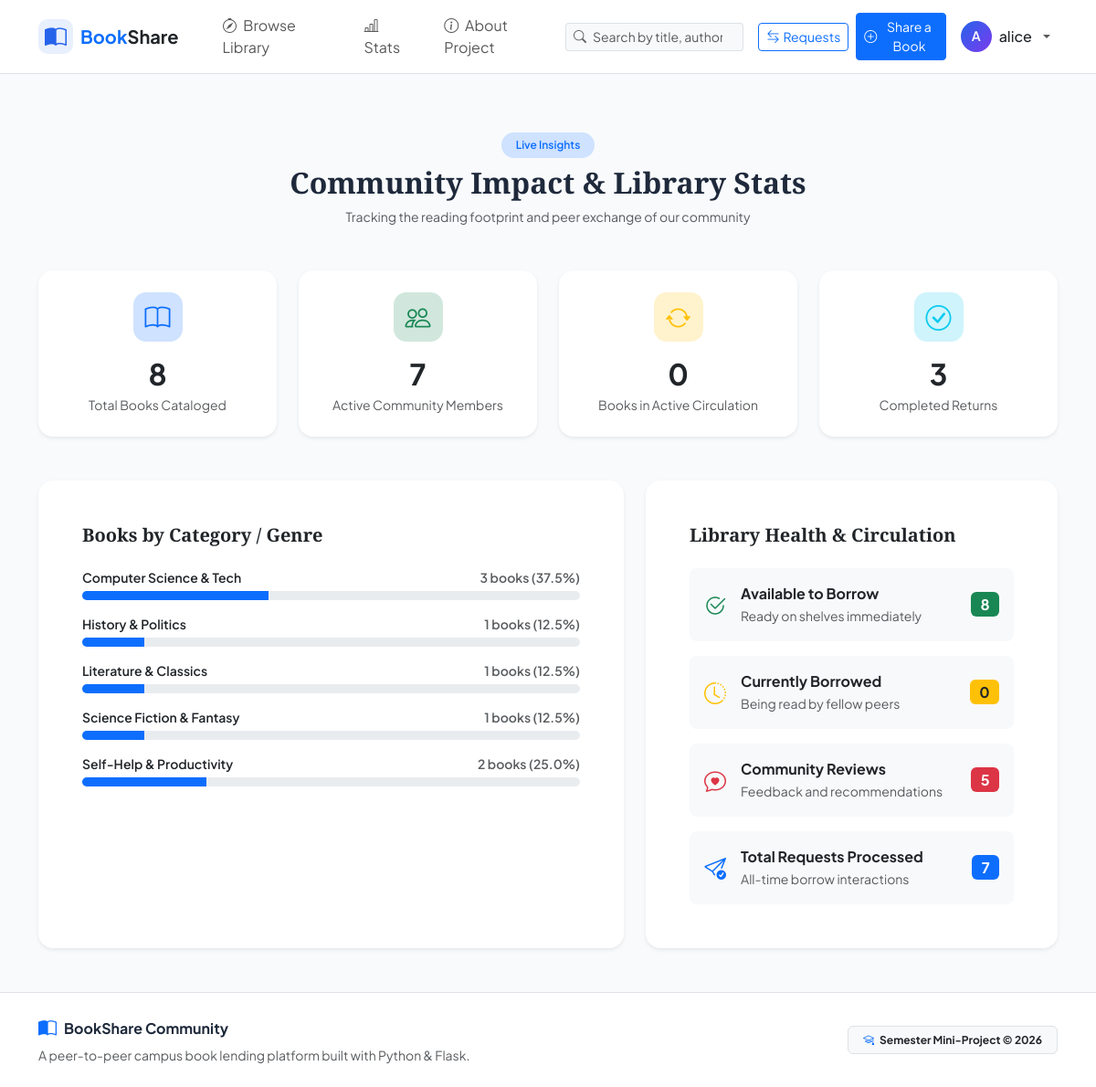
/stats (signed in), run on the app's committed database.
### models.py (models this page shows, shortened)
class User(UserMixin, db.Model):
    __tablename__ = 'users'
    id = db.Column(db.Integer, primary_key=True)
    username = db.Column(db.String(64), unique=True, nullable=False, index=True)
    email = db.Column(db.String(120), unique=True, nullable=False, index=True)
    password_hash = db.Column(db.String(256), nullable=False)
    full_name = db.Column(db.String(100), nullable=False)
    phone = db.Column(db.String(20), nullable=True)
    location = db.Column(db.String(120), nullable=True)  # e.g., Campus block, neighborhood
    created_at = db.Column(db.DateTime, default=datetime.utcnow)
    books = db.relationship('Book', back_populates='owner', cascade='all, delete-orphan', lazy='dynamic')
    sent_requests = db.relationship(
        'BorrowRequest',
        foreign_keys='BorrowRequest.borrower_id',
        back_populates='borrower',
        cascade='all, delete-orphan',
        lazy='dynamic'
    )
    received_requests = db.relationship(
        'BorrowRequest',
        foreign_keys='BorrowRequest.owner_id',
        back_populates='owner',
        cascade='all, delete-orphan',
        lazy='dynamic'
    )
    reviews = db.relationship('Review', back_populates='user', cascade='all, delete-orphan', lazy='dynamic')

class Book(db.Model):
    __tablename__ = 'books'
    id = db.Column(db.Integer, primary_key=True)
    title = db.Column(db.String(150), nullable=False, index=True)
    author = db.Column(db.String(100), nullable=False, index=True)
    genre = db.Column(db.String(50), nullable=False, index=True)
    isbn = db.Column(db.String(30), nullable=True)
    condition = db.Column(db.String(30), default='Good')  # Like New, Good, Fair
    description = db.Column(db.Text, nullable=True)
    cover_url = db.Column(db.String(500), nullable=True)
    is_available = db.Column(db.Boolean, default=True)
    owner_id = db.Column(db.Integer, db.ForeignKey('users.id'), nullable=False)
    created_at = db.Column(db.DateTime, default=datetime.utcnow)
    owner = db.relationship('User', back_populates='books')
    requests = db.relationship('BorrowRequest', back_populates='book', cascade='all, delete-orphan', lazy='dynamic')
    reviews = db.relationship('Review', back_populates='book', cascade='all, delete-orphan', lazy='dynamic', order_by='desc(Review.created_at)')

### routes/main.py (the view)
@main_bp.route('/stats')
def stats():
    total_users = User.query.count()
    total_books = Book.query.count()
    available_books = Book.query.filter_by(is_available=True).count()
    borrowed_books = Book.query.filter_by(is_available=False).count()
    total_requests = BorrowRequest.query.count()
    completed_returns = BorrowRequest.query.filter_by(status='Returned').count()
    active_borrows = BorrowRequest.query.filter_by(status='Approved').count()
    total_reviews = Review.query.count()
    genre_counts = db.session.query(Book.genre, func.count(Book.id)).group_by(Book.genre).all()
    return render_template(
        'stats.html',
        total_users=total_users,
        total_books=total_books,
        available_books=available_books,
        borrowed_books=borrowed_books,
        total_requests=total_requests,
        completed_returns=completed_returns,
        active_borrows=active_borrows,
        total_reviews=total_reviews,
        genre_counts=genre_counts
    )

### templates/stats.html (shortened to what this page needs)
{% extends "base.html" %}
{% block content %}
<div class="container py-4">
    <div class="text-center mb-5">
        <span class="badge bg-primary-subtle text-primary px-3 py-2 rounded-pill fw-semibold mb-2">Live Insights</span>
        <h2 class="fw-bold font-serif">Community Impact & Library Stats</h2>
        <p class="text-muted small">Tracking the reading footprint and peer exchange of our community</p>
    </div>
    <div class="row g-4 mb-5">
        <div class="col-md-3 col-sm-6">
            <div class="card border-0 shadow-sm rounded-4 p-4 text-center bg-white h-100">
                <div class="stat-icon bg-primary-subtle text-primary mx-auto mb-3">
                    <i class="bi bi-book fs-3"></i>
                </div>
                <h2 class="fw-bold mb-1">{{ total_books }}</h2>
                <span class="text-muted small">Total Books Cataloged</span>
            </div>
        </div>
        <div class="col-md-3 col-sm-6">
            <div class="card border-0 shadow-sm rounded-4 p-4 text-center bg-white h-100">
                <div class="stat-icon bg-success-subtle text-success mx-auto mb-3">
                    <i class="bi bi-people fs-3"></i>
                </div>
                <h2 class="fw-bold mb-1">{{ total_users }}</h2>
                <span class="text-muted small">Active Community Members</span>
            </div>
        </div>
        <div class="col-md-3 col-sm-6">
            <div class="card border-0 shadow-sm rounded-4 p-4 text-center bg-white h-100">
                <div class="stat-icon bg-warning-subtle text-warning mx-auto mb-3">
                    <i class="bi bi-arrow-repeat fs-3"></i>
                </div>
                <h2 class="fw-bold mb-1">{{ active_borrows }}</h2>
                <span class="text-muted small">Books in Active Circulation</span>
            </div>
        </div>
        <div class="col-md-3 col-sm-6">
            <div class="card border-0 shadow-sm rounded-4 p-4 text-center bg-white h-100">
                <div class="stat-icon bg-info-subtle text-info mx-auto mb-3">
                    <i class="bi bi-check-circle fs-3"></i>
                </div>
                <h2 class="fw-bold mb-1">{{ completed_returns }}</h2>
                <span class="text-muted small">Completed Returns</span>
            </div>
        </div>
    </div>
    <div class="row g-4">
        <div class="col-lg-7">
            <div class="card border-0 shadow-sm rounded-4 p-4 p-md-5 bg-white h-100">
                <h5 class="fw-bold font-serif mb-4">Books by Category / Genre</h5>
                {% if genre_counts %}
                    {% for genre, count in genre_counts %}
                        {% set pct = (count / total_books * 100)|round(1) if total_books > 0 else 0 %}
                        <div class="mb-3">
                            <div class="d-flex justify-content-between small fw-semibold mb-1">
                                <span>{{ genre }}</span>
                                <span class="text-muted">{{ count }} books ({{ pct }}%)</span>
                            </div>
                            <div class="progress" style="height: 10px;">
                                <div class="progress-bar bg-primary" role="progressbar" style="width: {{ pct }}%;" aria-valuenow="{{ pct }}" aria-valuemin="0" aria-valuemax="100"></div>
                            </div>
                        </div>
                    {% endfor %}
                {% else %}
                    <p class="text-muted">No genre data available yet.</p>
                {% endif %}
            </div>
        </div>
        <div class="col-lg-5">
            <div class="card border-0 shadow-sm rounded-4 p-4 p-md-5 bg-white h-100">
                <h5 class="fw-bold font-serif mb-4">Library Health & Circulation</h5>
                <div class="d-flex align-items-center justify-content-between p-3 bg-light rounded-3 mb-3">
                    <div class="d-flex align-items-center gap-3">
                        <i class="bi bi-check2-circle text-success fs-4"></i>
                        <div>
                            <span class="fw-bold d-block">Available to Borrow</span>
                            <small class="text-muted">Ready on shelves immediately</small>
                        </div>
                    </div>
                    <span class="badge bg-success fs-6">{{ available_books }}</span>
                </div>
                <div class="d-flex align-items-center justify-content-between p-3 bg-light rounded-3 mb-3">
                    <div class="d-flex align-items-center gap-3">
                        <i class="bi bi-clock-history text-warning fs-4"></i>
                        <div>
                            <span class="fw-bold d-block">Currently Borrowed</span>
                            <small class="text-muted">Being read by fellow peers</small>
                        </div>
                    </div>
                    <span class="badge bg-warning text-dark fs-6">{{ borrowed_books }}</span>
                </div>
                <div class="d-flex align-items-center justify-content-between p-3 bg-light rounded-3 mb-3">
                    <div class="d-flex align-items-center gap-3">
                        <i class="bi bi-chat-heart text-danger fs-4"></i>
                        <div>
                            <span class="fw-bold d-block">Community Reviews</span>
                            <small class="text-muted">Feedback and recommendations</small>
                        </div>
                    </div>
                    <span class="badge bg-danger fs-6">{{ total_reviews }}</span>
                </div>
                <div class="d-flex align-items-center justify-content-between p-3 bg-light rounded-3">
                    <div class="d-flex align-items-center gap-3">
                        <i class="bi bi-send-check text-primary fs-4"></i>
                        <div>
                            <span class="fw-bold d-block">Total Requests Processed</span>
                            <small class="text-muted">All-time borrow interactions</small>
                        </div>
                    </div>
                    <span class="badge bg-primary fs-6">{{ total_requests }}</span>
                </div>
            </div>
        </div>
    </div>
</div>
{% endblock %}

### templates/base.html (shortened to what this page needs)
<!DOCTYPE html>
<html lang="en">
<head>
    <link href="https://cdn.jsdelivr.net/npm/bootstrap@5.3.3/dist/css/bootstrap.min.css" rel="stylesheet">
    <link rel="stylesheet" href="https://cdn.jsdelivr.net/npm/bootstrap-icons@1.11.3/font/bootstrap-icons.min.css">
    <link rel="stylesheet" href="{{ url_for('static', filename='css/style.css') }}">
</head>
<body>
    <nav class="navbar navbar-expand-lg navbar-light bg-white border-bottom sticky-top py-2">
        <div class="container">
            <a class="navbar-brand d-flex align-items-center gap-2 fw-bold text-primary" href="{{ url_for('main.index') }}">
                <div class="brand-icon-wrapper">
                    <i class="bi bi-book-half fs-4"></i>
                </div>
                <span>Book<span class="text-dark">Share</span></span>
            </a>
            <div class="collapse navbar-collapse" id="navbarContent">
                <ul class="navbar-nav me-auto mb-2 mb-lg-0 ms-lg-3">
                    <li class="nav-item">
                        <a class="nav-link px-3" href="{{ url_for('books.catalog') }}">
                            <i class="bi bi-compass me-1"></i> Browse Library
                        </a>
                    </li>
                    <li class="nav-item">
                        <a class="nav-link px-3" href="{{ url_for('main.stats') }}">
                            <i class="bi bi-bar-chart-line me-1"></i> Stats
                        </a>
                    </li>
                    <li class="nav-item">
                        <a class="nav-link px-3" href="{{ url_for('main.about') }}">
                            <i class="bi bi-info-circle me-1"></i> About Project
                        </a>
                    </li>
                </ul>
                <form class="d-flex me-lg-3 my-2 my-lg-0" action="{{ url_for('books.catalog') }}" method="GET">
                    <div class="input-group input-group-sm">
                        <span class="input-group-text bg-light border-end-0"><i class="bi bi-search text-muted"></i></span>
                        <input class="form-control bg-light border-start-0 ps-0" type="search" name="q" placeholder="Search by title, author..." aria-label="Search">
                    </div>
                </form>
                <ul class="navbar-nav align-items-lg-center gap-2">
                    {% if current_user.is_authenticated %}
                        <li class="nav-item">
                            <a class="btn btn-sm btn-outline-primary position-relative d-flex align-items-center gap-1" href="{{ url_for('requests.my_requests') }}">
                                <i class="bi bi-arrow-left-right"></i> Requests
                            </a>
                        </li>
                        <li class="nav-item">
                            <a class="btn btn-sm btn-primary d-flex align-items-center gap-1" href="{{ url_for('books.add_book') }}">
                                <i class="bi bi-plus-circle"></i> Share a Book
                            </a>
                        </li>
                        <li class="nav-item dropdown">
                            <a class="nav-link dropdown-toggle d-flex align-items-center gap-2" href="#" id="userDropdown" role="button" data-bs-toggle="dropdown" aria-expanded="false">
                                <div class="avatar-circle">
                                    {{ current_user.full_name[:1].upper() }}
                                </div>
                                <span class="fw-medium text-dark">{{ current_user.username }}</span>
                            </a>
                        </li>
                    {% endif %}
                </ul>
            </div>
        </div>
    </nav>
    <main class="py-4">
        {% block content %}{% endblock %}
    </main>
    <footer class="bg-white border-top py-4 mt-auto">
        <div class="container text-center text-md-start">
            <div class="row align-items-center">
                <div class="col-md-6 mb-3 mb-md-0">
                    <div class="d-flex align-items-center gap-2 justify-content-center justify-content-md-start">
                        <i class="bi bi-book-half text-primary fs-5"></i>
                        <span class="fw-bold">BookShare Community</span>
                    </div>
                    <p class="text-muted small mb-0 mt-1">
                        A peer-to-peer campus book lending platform built with Python & Flask.
                    </p>
                </div>
                <div class="col-md-6 text-center text-md-end">
                    <span class="badge bg-light text-dark border px-3 py-2">
                        <i class="bi bi-mortarboard me-1 text-primary"></i> Semester Mini-Project &copy; {{ now.year }}
                    </span>
                </div>
            </div>
        </div>
    </footer>
</body>
</html>

### static/css/style.css (style rules this page uses)
:root { --primary-color: #2563eb; --primary-hover: #1d4ed8; --secondary-color: #475569; --bg-surface: #f8fafc; --card-shadow: 0 4px 20px rgba(0, 0, 0, 0.05); --card-shadow-hover: 0 10px 25px rgba(0, 0, 0, 0.1); }
body { font-family: 'Plus Jakarta Sans', -apple-system, BlinkMacSystemFont, 'Segoe UI', Roboto, sans-serif; background-color: var(--bg-surface); color: #1e293b; min-height: 100vh; display: flex; flex-direction: column; }
.font-serif { font-family: 'Playfair Display', Georgia, serif; }
.stat-icon { width: 54px; height: 54px; border-radius: 14px; display: flex; align-items: center; justify-content: center; }
.brand-icon-wrapper { width: 38px; height: 38px; border-radius: 10px; background: rgba(37, 99, 235, 0.1); color: var(--primary-color); display: flex; align-items: center; justify-content: center; }
.avatar-circle { width: 34px; height: 34px; border-radius: 50%; background: linear-gradient(135deg, #2563eb, #7c3aed); color: #ffffff; display: flex; align-items: center; justify-content: center; font-weight: 600; font-size: 0.9rem; }

### data on the page
User: full_name "A", username "alice"
Book: genre "History & Politics", is_available "1", pct "12.5"
Book: genre "Literature & Classics", is_available "1", pct "12.5"
Book: genre "Science Fiction & Fantasy", is_available "1", pct "12.5"

### other printed values
{{ total_books }} "8"
{{ total_users }} "7"
{{ active_borrows }} "0"
{{ completed_returns }} "3"
{{ genre }} "Computer Science & Tech" "Self-Help & Productivity"
{{ count }} "3" "2"
{{ pct }} "37.5" "25.0"
{{ available_books }} "8"
{{ borrowed_books }} "0"
{{ total_reviews }} "5"
{{ total_requests }} "7"
